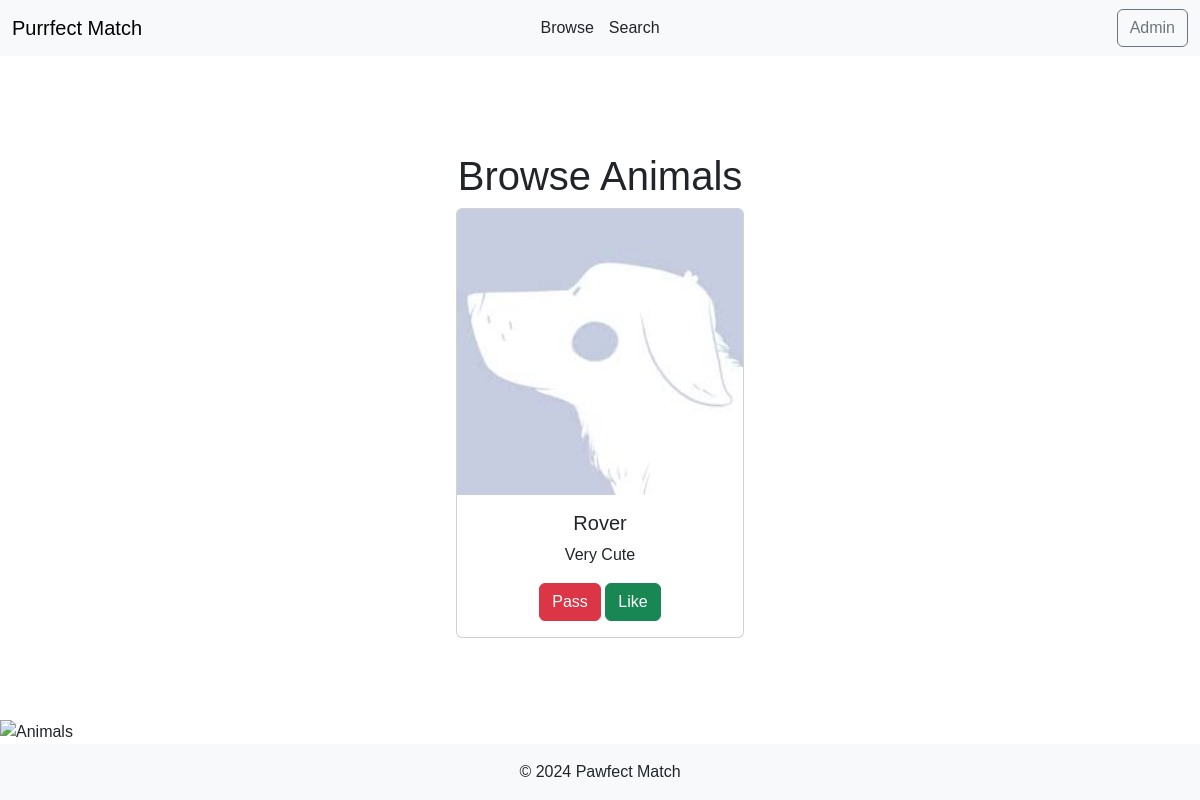
/animals, run on an earlier commit of the app's database.
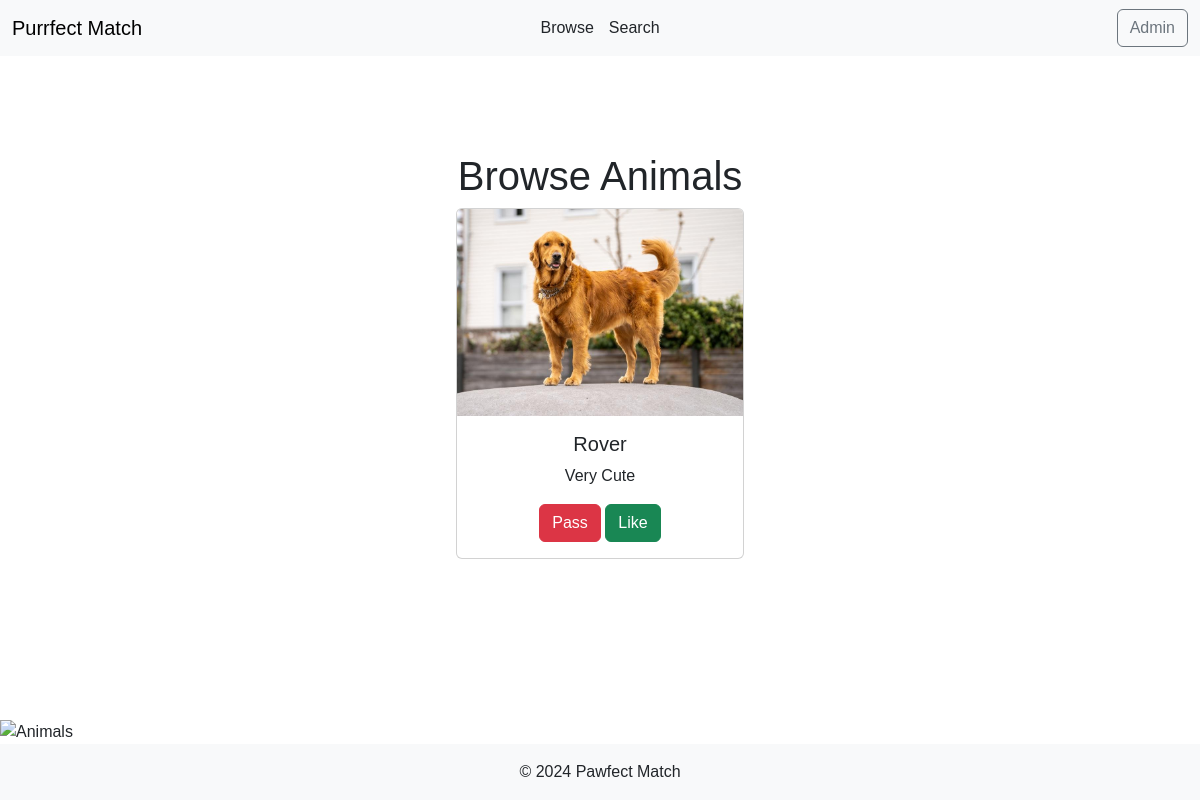
And on a later commit of the database.
### models.py (models this page shows)
class Animal(db.Model):
    __tablename__ = 'Animal'
    id = db.Column(db.Integer, primary_key=True)
    name = db.Column(db.String(100), nullable=False)
    species = db.Column(db.String(50), nullable=False)
    breed = db.Column(db.String(100))
    age = db.Column(db.Integer, nullable=False)
    description = db.Column(db.Text)
    image = db.Column(db.String(255), nullable=False)
    likes = db.Column(db.Integer, default=0)
    shelter_id = db.Column(db.Integer, db.ForeignKey('Shelter.id'), nullable=False)
    shelter = db.relationship('Shelter', back_populates='animals')

### app.py (the view)
@app.route("/animals")
def browse_animals():
    animals = Animal.query.all()
    animals_data = [
        {
            "id": animal.id,
            "name": animal.name,
            "description": animal.description,
            "image": animal.image,
        }
        for animal in animals
    ]
    return render_template("browse_animal.html", animals=animals_data)

### templates/browse_animal.html (shortened to what this page needs)
{% extends "base.html" %}
{% block content %}
<div class="container mt-5">
    <h1 class="text-center">Browse Animals</h1>
    <div id="animal-container" class="text-center">
        {% if animals %}
            <div id="animal-card" class="card mx-auto" style="width: 18rem;">
                <img src="{{ url_for('uploaded_file', filename=animals[0].image) }}" class="card-img-top" alt="{{ animals[0].name }}">
                <div class="card-body">
                    <h5 class="card-title">{{ animals[0].name }}</h5>
                    <p class="card-text">{{ animals[0].description }}</p>
                    <button onclick="passAnimal({{ animals[0].id }})" class="btn btn-danger">Pass</button>
                    <button onclick="likeAnimal({{ animals[0].id }})" class="btn btn-success">Like</button>
                </div>
            </div>
        {% else %}
            <p class="text-center">No animals available at the moment.</p>
        {% endif %}
    </div>
</div>
{% endblock %}

What changed in the data, as far as the page shows it:
changed Animal "Rover": image+name: picture added in place of a placeholder
